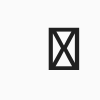
Frame 1 (no input)
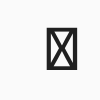
Frame 60 (the mouse pressed at the canvas centre just before this capture)
Frame 120 (the mouse held since frame 60 and released just before this capture): identical to frame 1, image omitted

The Processing sketch that drew these frames (run headless with seeded random() and noise(); from frame 60 on, the mouse is pressed at the canvas centre):

// Processing sketch: WK_2___Flashing_Shaking_Letter
// ── WK_2___Flashing_Shaking_Letter.pde
void setup(){
  textSize(64);
  frameRate(5);
}

void draw(){
  background(250);
  fill(32);
  float xPos = random(40,45);
  text(key, xPos, 70);
}

void keyPressed(){
  if(key == 'r'){
    background(250,250,32);
  }
}
